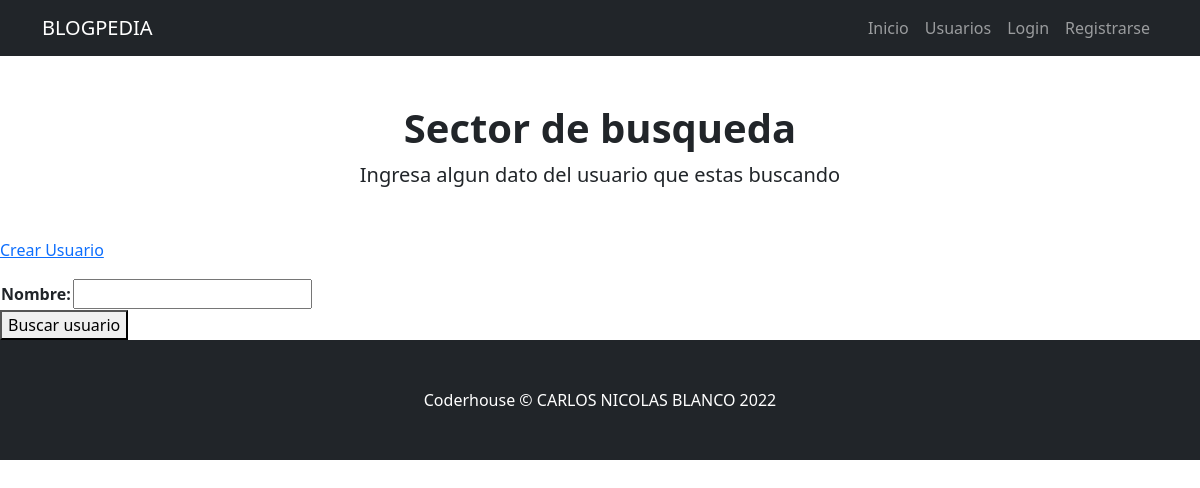
The app's page /usuarios/usuarios, older data.
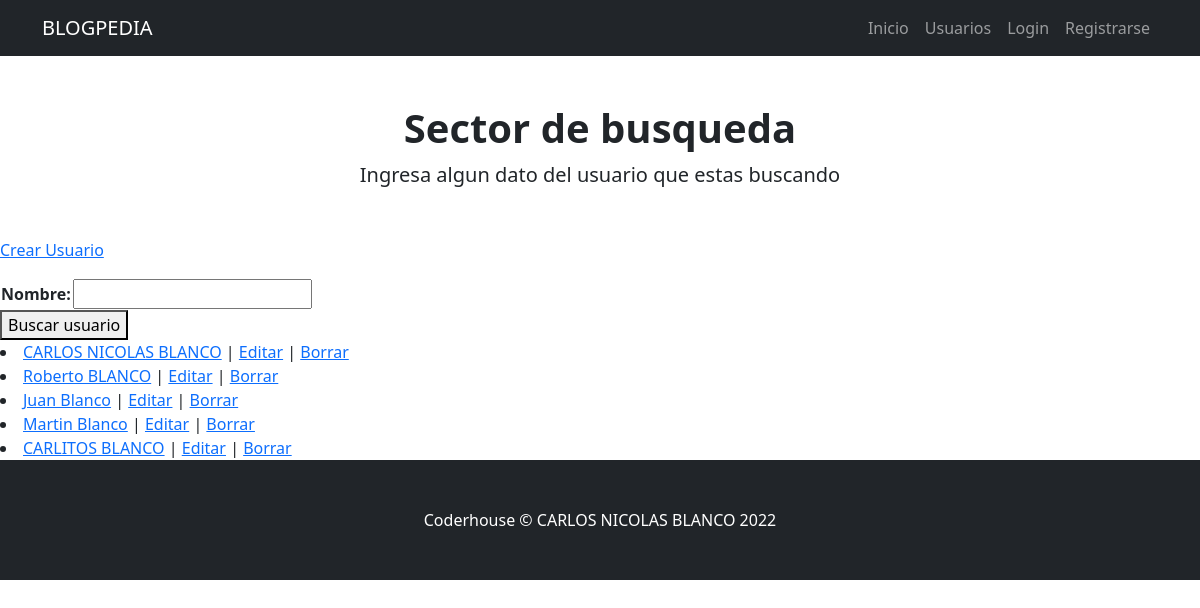
The same page, newer data.
### usuarios/models.py (models this page shows)
class usuario(models.Model):
    nombre = models.CharField(max_length=30)
    apellido = models.CharField(max_length=30)
    mail = models.EmailField()
    material = RichTextField(blank= True, null=True)
    fecha_creacion = models.DateTimeField(default=timezone.now)
    def __str__(self):
        return f'{self.nombre} {self.apellido}'

### usuarios/views.py (the view)
# urls.py: path('usuarios',views.lista_usuario,name='usuarios'),
def lista_usuario(request):
    nombre_a_buscar = request.GET.get('nombre', None)
    if nombre_a_buscar is not None:
        usuarios = usuario.objects.filter(nombre__icontains= nombre_a_buscar)
    else:
        usuarios = usuario.objects.all()
    form = UsuariosBusqueda()
    return render(request,'usuarios/lista_usuario.html',{'form': form, 'usuarios' : usuarios})

### usuarios/forms.py
class UsuariosBusqueda(forms.Form):
    nombre= forms.CharField(max_length=30)

### usuarios/templates/usuarios/lista_usuario.html (shortened to what this page needs)
{% extends 'index/index.html' %}
{% block header_block %}
     <h1 class="fw-bolder">Sector de busqueda</h1>
     <p class="lead mb-0">Ingresa algun dato del usuario que estas buscando</p>
{% endblock header_block %}
{% block body_block %}
    <p>
        <a href={% url 'crear_usuario' %}>Crear Usuario</a>
    </p>
    <form action="" method="get">
        <table>
            {{form.as_table}}
        </table>
        <button>Buscar usuario</button>
    </form>
    {% for usuario in usuarios  %}
        <li>
            <a href= {% url 'detalle_usuario' usuario.id %}>{{usuario}}</a> |
            <a href= {% url 'editar_usuario' usuario.id %}>Editar</a> |
            <a href= {% url 'borrar_usuario' usuario.id %}>Borrar</a>
        </li>
    {% endfor %}
{% endblock body_block %}

### index/templates/index/index.html (shortened to what this page needs)
<!DOCTYPE html>
<html lang="en">
    <head>
        {% load static %}
        <link href={% static "css/styles.css" %} rel="stylesheet" />
    </head>
    <body>
        <nav class="navbar navbar-expand-lg navbar-dark bg-dark">
            <div class="container">
                <a class="navbar-brand" href={%url 'index' %}>BLOGPEDIA</a>
                <div class="collapse navbar-collapse" id="navbarSupportedContent">
                    <ul class="navbar-nav ms-auto mb-2 mb-lg-0">
                        <li class="nav-item"><a class="nav-link" href={% url 'index' %}>Inicio</a></li>
                        <li class="nav-item"><a class="nav-link" href={% url 'usuarios' %}>Usuarios</a></li>
                        {% if request.user.is_authenticated  %}
                            <li class="nav-item"><a class="nav-link" href={% url 'edit_user' %}>Editar</a></li>
                            <li class="nav-item"><a class="nav-link" href={% url 'logout' %}>Logout</a></li>
                        {% else %}
                            <li class="nav-item"><a class="nav-link" href={% url 'login' %}>Login</a></li>
                            <li class="nav-item"><a class="nav-link" href={% url 'registrarse' %}>Registrarse</a></li>
                        {% endif %}
                    </ul>
                </div>
            </div>
        </nav>
        <header>
            <div class="container">
                <div class="text-center my-5">
                    {% block header_block %}{% endblock header_block %}
                </div>
            </div>
        </header>
        {% block body_block %}
        {% endblock body_block %}
        <footer class="py-5 bg-dark">
            <div class="container"><p class="m-0 text-center text-white">Coderhouse &copy; CARLOS NICOLAS BLANCO 2022</p></div>
        </footer>
    </body>
</html>

Row changes from the older to the newer data that the page shows:
added usuario: nombre+apellido "CARLOS NICOLAS BLANCO"
added usuario: nombre+apellido "Roberto BLANCO"
added usuario: nombre+apellido "Juan Blanco"
added usuario: nombre+apellido "Martin Blanco"
added usuario: nombre+apellido "CARLITOS BLANCO"
